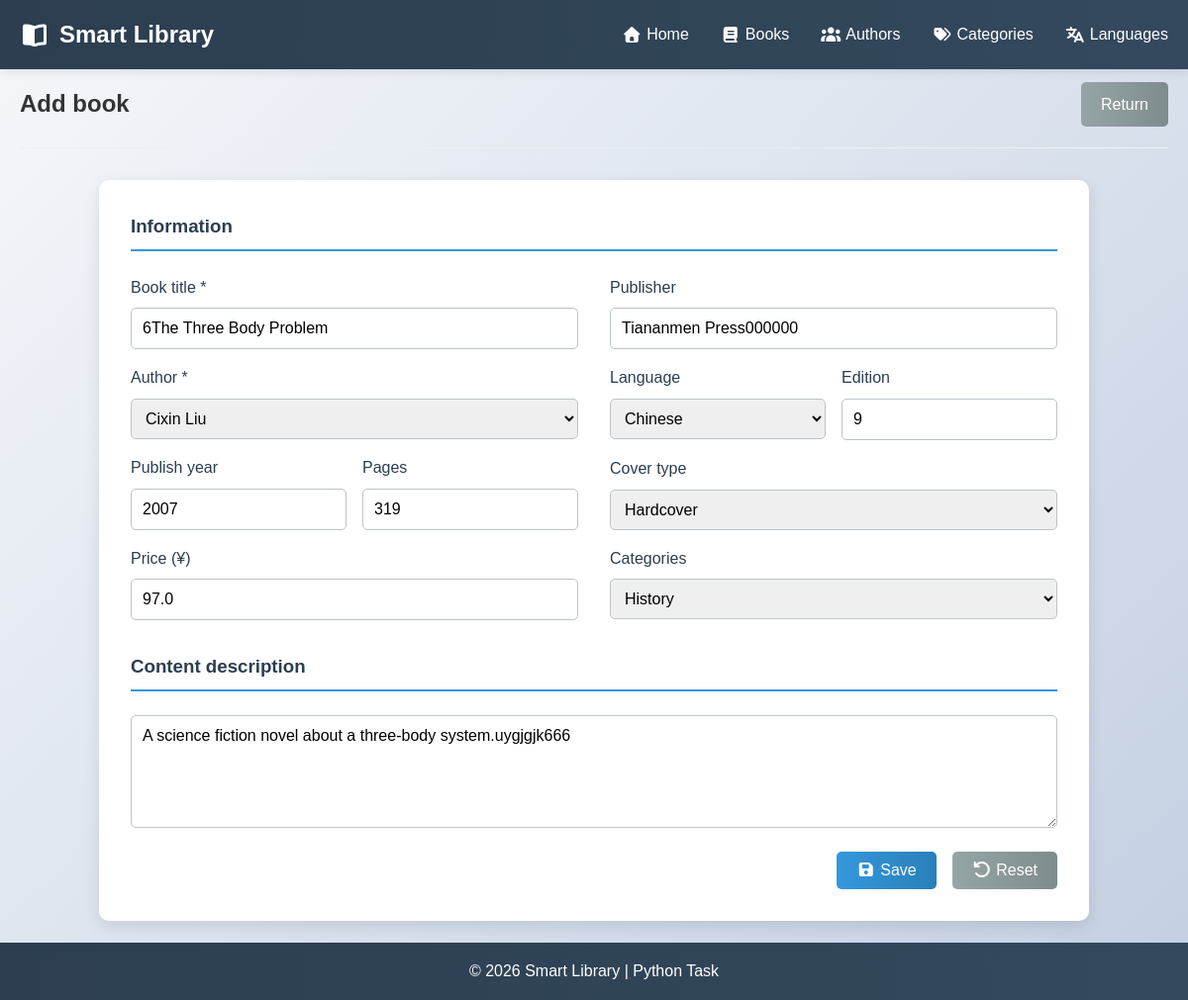
Page /edit-book/1 on the committed database.
### models.py (models this page shows, shortened)
class Book(db.Model):
    id = db.Column(db.Integer, primary_key=True)
    title = db.Column(db.String(200), nullable=False)
    publish_year = db.Column(db.Integer)
    publisher = db.Column(db.String(256))
    edition = db.Column(db.String(50))
    pages = db.Column(db.Integer)
    price = db.Column(db.Float)
    description = db.Column(db.Text)
    added_date = db.Column(db.DateTime, default=datetime.utcnow)
    author_id = db.Column(db.Integer, db.ForeignKey('author.id'), nullable=False)
    category_id = db.Column(db.Integer, db.ForeignKey('category.id'), nullable=False)
    category = db.relationship('Category', backref='books', lazy=True)
    language_id = db.Column(db.Integer, db.ForeignKey('language.id'), nullable=False)
    cover_type_id = db.Column(db.Integer, db.ForeignKey('cover_type.id'), nullable=False)

class Author(db.Model):
    id = db.Column(db.Integer, primary_key=True)
    name = db.Column(db.String(100), nullable=False)
    birth_date = db.Column(db.Date)
    nationality_id = db.Column(db.Integer, db.ForeignKey('language.id'), nullable=False)
    is_alive = db.Column(db.Boolean, default=True)
    biography = db.Column(db.Text)
    books = db.relationship('Book', backref='author', lazy=True)

class Language(db.Model):
    id = db.Column(db.Integer, primary_key=True)
    name = db.Column(db.String(50), nullable=False, unique=True)
    description = db.Column(db.String(200))
    books = db.relationship('Book', backref='language', lazy=True)
    authors = db.relationship('Author', backref='nationality', lazy=True)

class CoverType(db.Model):
    id = db.Column(db.Integer, primary_key=True)
    name = db.Column(db.String(50), nullable=False, unique=True)
    books = db.relationship('Book', backref='cover_type', lazy=True)

class Category(db.Model):
    id = db.Column(db.Integer, primary_key=True)
    name = db.Column(db.String(50), nullable=False, unique=True)
    description = db.Column(db.String(200))

### app.py (the view, shortened to what this page needs)
@app.route('/edit-book/<int:book_id>', methods=['GET', 'POST'])
def edit_book(book_id):
    book = Book.query.get_or_404(book_id)
    authors = Author.query.all()
    languages = Language.query.all()
    cover_types = CoverType.query.all()
    categories = Category.query.all()
    return render_template('edit_book.html', book=book, authors=authors, languages=languages, cover_types=cover_types, categories=categories)

### templates/edit_book.html (shortened to what this page needs)
{% extends "base.html" %}
{% block content %}
<section class="page-header">
    <h1 class="main-title">Add book</h1>
    <a href="javascript:history.back();" class="btn btn-secondary">Return</a>
</section>
<form method="POST" class="add-book-form" style="max-width: 1000px;">
    <h3>Information</h3>
    <div class="form-grid">
        <div class="form-section">
            <div class="form-group">
                <label for="title">Book title *</label>
                <input type="text" id="title" name="title" required value="{{ book.title }}">
            </div>
            <div class="form-group">
                <label for="author_id">Author *</label>
                <select id="author_id" name="author_id" required>
                    {% for author in authors %}
                    <option value="{{ author.id }}" {% if author.id == book.author_id %}selected{% endif %}>{{ author.name }}</option>
                    {% endfor %}
                </select>
            </div>
            <div class="form-row">
                <div class="form-group">
                    <label for="publish_year">Publish year</label>
                    <input type="number" id="publish_year" name="publish_year" min="1940" max="2026" value="{{ book.publish_year }}">
                </div>
                <div class="form-group">
                    <label for="pages">Pages</label>
                    <input type="number" id="pages" name="pages" min="1" value="{{ book.pages }}">
                </div>
            </div>
            <div class="form-group">
                <label for="price">Price (¥)</label>
                <input type="number" id="price" name="price" step="1" min="0" value="{{ book.price }}">
            </div>
        </div>
        <div class="form-section">
            <div class="form-group">
                <label for="publisher">Publisher</label>
                <input type="text" id="publisher" name="publisher" value="{{ book.publisher }}">
            </div>
            <div class="form-row">
                <div class="form-group">
                    <label for="language_id">Language</label>
                    <select id="language_id" name="language_id">
                        {% for language in languages %}
                        <option value="{{ language.id }}" {% if language.id == book.language_id %}selected{% endif %}>{{ language.name }}</option>
                        {% endfor %}
                    </select>
                </div>
                <div class="form-group">
                    <label for="edition">Edition</label>
                    <input type="text" id="edition" name="edition" value="{{ book.edition }}">
                </div>
            </div>
            <div class="form-group">
                <label for="cover_type_id">Cover type</label>
                <select id="cover_type_id" name="cover_type_id">
                    {% for ctype in cover_types %}
                    <option value="{{ ctype.id }}" {% if ctype.id == book.cover_type_id %}selected{% endif %}>{{ ctype.name }}</option>
                    {% endfor %}
                </select>
            </div>
            <div class="form-group">
                <label for="category_id">Categories</label>
                <select id="category_id" name="category_id">
                    {% for category in categories %}
                    <option value="{{ category.id }}" {% if category.id == book.category_id %}selected{% endif %}>{{ category.name }}</option>
                    {% endfor %}
                </select>
            </div>
        </div>
    </div>
    <div class="form-section">
        <h3>Content description</h3>
        <div class="form-group">
            <textarea id="description" name="description" rows="5" placeholder="Enter content description">{{ book.description }}</textarea>
        </div>
    </div>
    {% include "btn_save_reset.html" %}
</form>
{% endblock %}

### static/css/style.css (style rules this page uses)
* { margin: 0; padding: 0; box-sizing: border-box; }
body { font-family: 'Noto Sans SC', sans-serif; line-height: 1.6; color: #333; background: linear-gradient(135deg, #f5f7fa 0%, #c3cfe2 100%); min-height: 100vh; }
.page-header { display: flex; justify-content: space-between; align-items: center; margin-bottom: 2rem; padding-bottom: 0.5rem; border-bottom: 1px solid #ecf0f1; }
.main-title { margin: 1rem 0; }
.btn { display: inline-block; padding: 10px 20px; border: none; border-radius: 5px; text-decoration: none; font-weight: 500; cursor: pointer; transition: all 0.3s ease; font-family: inherit; font-size: 1rem; }
.btn-secondary { background: linear-gradient(90deg, #95a5a6 0%, #7f8c8d 100%); color: white; }
.add-book-form { background: white; padding: 2rem; border-radius: 10px; box-shadow: 0 5px 15px rgba(0, 0, 0, 0.1); max-width: 600px; margin: 0 auto; }
.add-book-form h3 { color: #2c3e50; margin-bottom: 1.5rem; border-bottom: 2px solid #3498db; padding-bottom: 0.5rem; }
.form-grid { display: grid; grid-template-columns: repeat(2, 1fr); gap: 2rem; margin-bottom: 1rem; }
.form-group { margin-bottom: 1rem; }
.form-row { display: grid; grid-template-columns: repeat(2, 1fr); gap: 1rem; }
.form-group label { display: block; margin-bottom: 0.5rem; font-weight: 500; color: #2c3e50; }
.form-group input, .form-group select, .form-group textarea { width: 100%; padding: 10px; border: 1px solid #bdc3c7; border-radius: 5px; font-family: inherit; font-size: 1rem; transition: border-color 0.3s ease; }
.form-group input, .form-group textarea { padding: 11px !important; }
.form-group textarea { resize: vertical; }

### rows in the picture
Book: title "6The Three Body Problem", author_id "Cixin Liu", publish_year "2007", pages "319", price "97.0", publisher "Tiananmen Press000000", language_id "Chinese", edition "9", cover_type_id "Hardcover", category_id "History", description "A science fiction novel about a three-body system.uygjgjk666"
